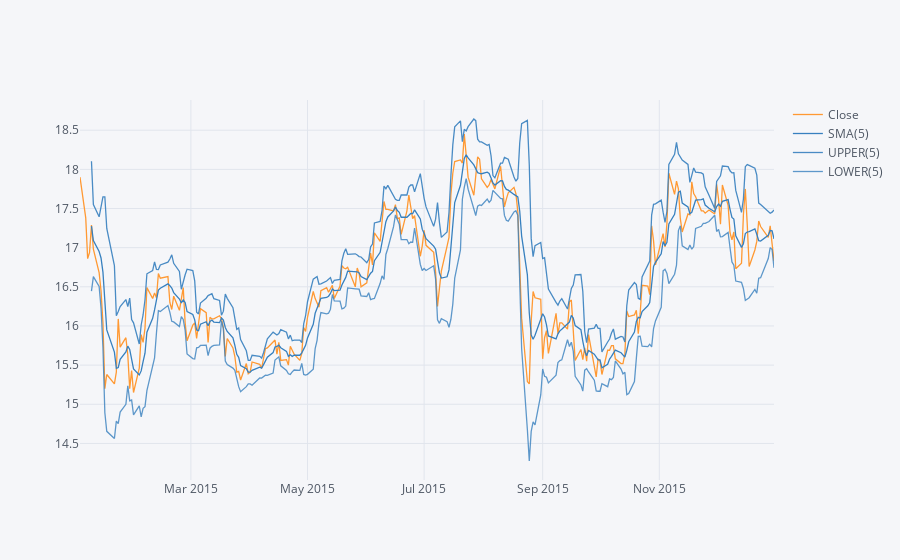

Write notebook code for a chart like this one.
### Markdown cell above
**Use .ta_plot(study='boll') to create a Bollinger Band Plot for Bank of America for the year 2015.**

### Code cell
bank_stocks["BAC"]['Close'].loc['2015-01-01':'2016-01-01'].ta_plot(study='boll',periods=5,title=' Bollinger Band Plot')

### Figure 1 — Plotly figure (JSON) as saved in the notebook; plotly's stock layout.template omitted (floating-point values rounded to 4 significant figures; data arrays with more than 128 entries replaced by an {"elided": "..."} marker saying what was removed)
{"data": [{"line": {"color": "rgba(255, 153, 51, 1.0)", "dash": "solid", "shape": "linear", "width": 1.3}, "mode": "lines", "name": "Close", "text": "", "type": "scatter", "x": {"elided": "252 str values"}, "y": {"elided": "252 float values"}}, {"line": {"color": "rgba(55, 128, 191, 1.0)", "dash": "solid", "shape": "linear", "width": 1.3}, "mode": "lines", "name": "SMA(5)", "text": "", "type": "scatter", "x": {"elided": "252 str values"}, "y": {"elided": "252 mixed values"}}, {"line": {"color": "rgba(55, 128, 191, 0.8999999999999999)", "dash": "solid", "shape": "linear", "width": 1.3}, "mode": "lines", "name": "UPPER(5)", "text": "", "type": "scatter", "x": {"elided": "252 str values"}, "y": {"elided": "252 mixed values"}}, {"line": {"color": "rgba(55, 128, 191, 0.7999999999999998)", "dash": "solid", "shape": "linear", "width": 1.3}, "mode": "lines", "name": "LOWER(5)", "text": "", "type": "scatter", "x": {"elided": "252 str values"}, "y": {"elided": "252 mixed values"}}], "layout": {"legend": {"bgcolor": "#F5F6F9", "font": {"color": "#4D5663"}}, "paper_bgcolor": "#F5F6F9", "plot_bgcolor": "#F5F6F9", "title": {"font": {"color": "#4D5663"}}, "xaxis": {"gridcolor": "#E1E5ED", "showgrid": true, "tickfont": {"color": "#4D5663"}, "title": {"font": {"color": "#4D5663"}, "text": ""}, "zerolinecolor": "#E1E5ED"}, "yaxis": {"gridcolor": "#E1E5ED", "showgrid": true, "tickfont": {"color": "#4D5663"}, "title": {"font": {"color": "#4D5663"}, "text": ""}, "zerolinecolor": "#E1E5ED"}}}
